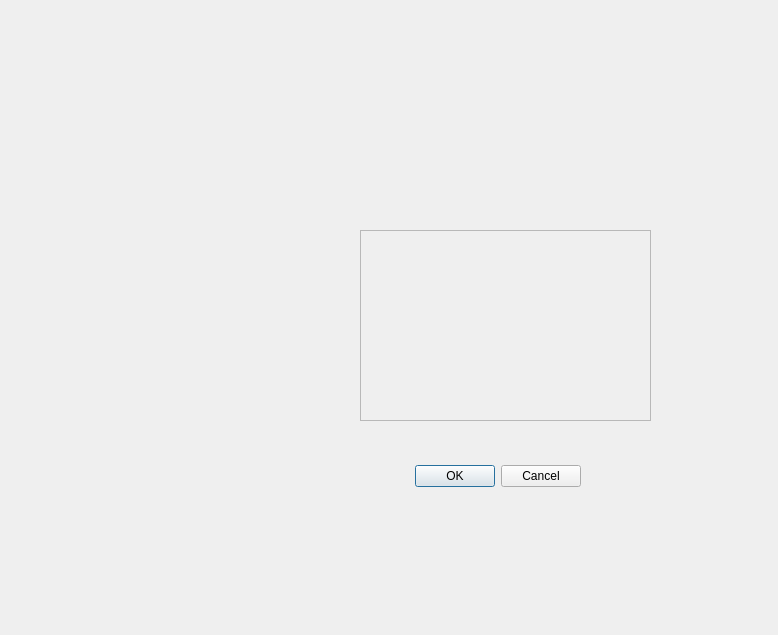
<?xml version="1.0" encoding="UTF-8"?>
<ui version="4.0">
 <class>Dialog</class>
 <widget class="QDialog" name="Dialog">
  <property name="geometry">
   <rect>
    <x>0</x>
    <y>0</y>
    <width>778</width>
    <height>635</height>
   </rect>
  </property>
  <property name="windowTitle">
   <string>Dialog</string>
  </property>
  <widget class="QDialogButtonBox" name="buttonBox">
   <property name="geometry">
    <rect>
     <x>240</x>
     <y>460</y>
     <width>341</width>
     <height>32</height>
    </rect>
   </property>
   <property name="orientation">
    <enum>Qt::Horizontal</enum>
   </property>
   <property name="standardButtons">
    <set>QDialogButtonBox::Cancel|QDialogButtonBox::Ok</set>
   </property>
  </widget>
  <widget class="QFrame" name="frame">
   <property name="geometry">
    <rect>
     <x>360</x>
     <y>230</y>
     <width>291</width>
     <height>191</height>
    </rect>
   </property>
   <property name="frameShape">
    <enum>QFrame::StyledPanel</enum>
   </property>
   <property name="frameShadow">
    <enum>QFrame::Raised</enum>
   </property>
   <widget class="QWidget" name="vtkWidget" native="true">
    <property name="geometry">
     <rect>
      <x>10</x>
      <y>10</y>
      <width>271</width>
      <height>171</height>
     </rect>
    </property>
   </widget>
  </widget>
 </widget>
 <resources/>
 <connections>
  <connection>
   <sender>buttonBox</sender>
   <signal>accepted()</signal>
   <receiver>Dialog</receiver>
   <slot>accept()</slot>
   <hints>
    <hint type="sourcelabel">
     <x>248</x>
     <y>254</y>
    </hint>
    <hint type="destinationlabel">
     <x>157</x>
     <y>274</y>
    </hint>
   </hints>
  </connection>
  <connection>
   <sender>buttonBox</sender>
   <signal>rejected()</signal>
   <receiver>Dialog</receiver>
   <slot>reject()</slot>
   <hints>
    <hint type="sourcelabel">
     <x>316</x>
     <y>260</y>
    </hint>
    <hint type="destinationlabel">
     <x>286</x>
     <y>274</y>
    </hint>
   </hints>
  </connection>
 </connections>
</ui>
